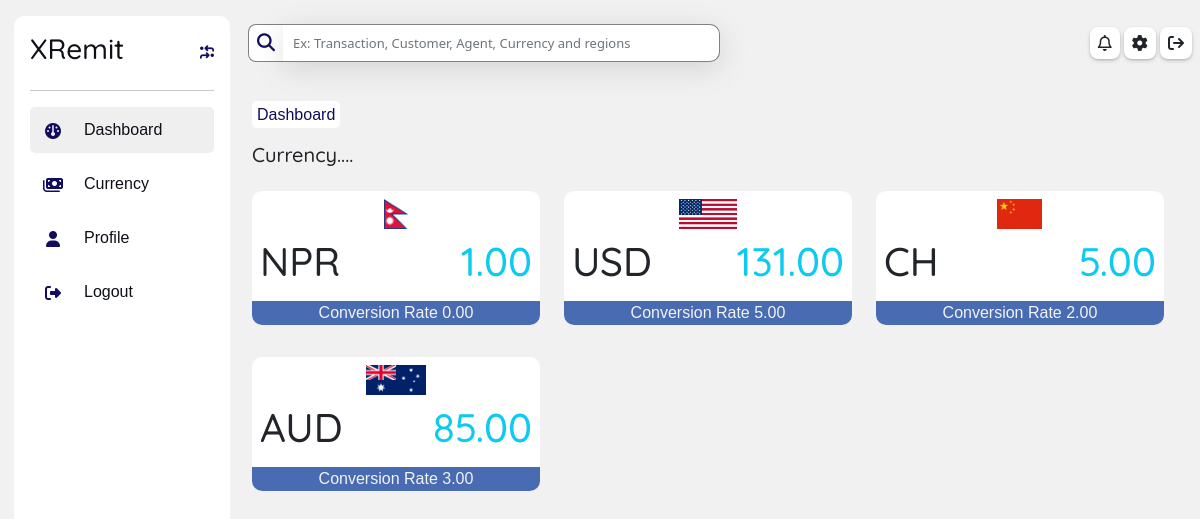
The app's page /agent/dashboard, older data.
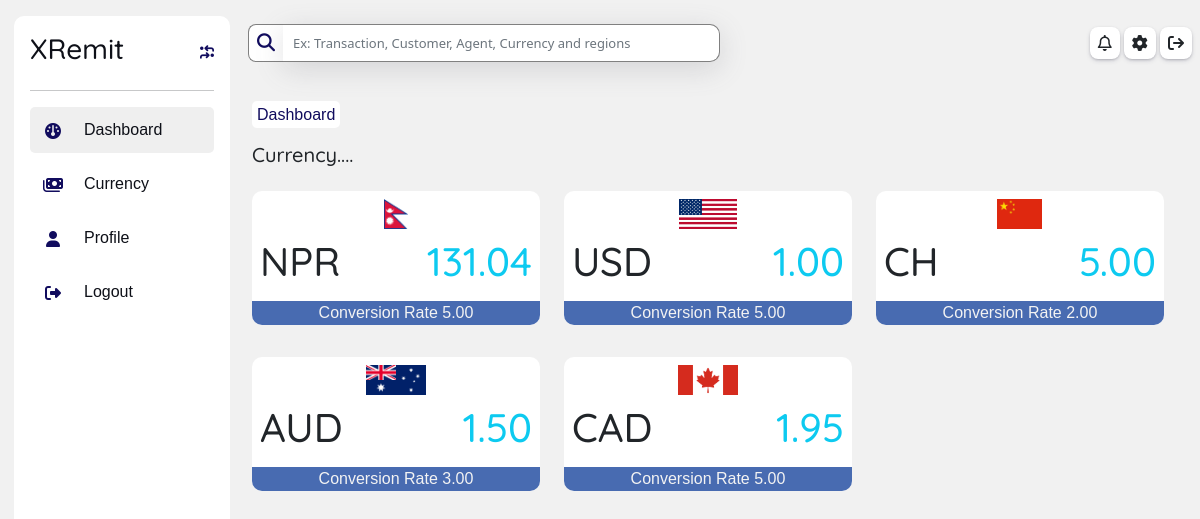
The same page, newer data.
### homepage/models.py (models this page shows, shortened)
class Currency(models.Model):
    country = models.OneToOneField(Country, related_name='currency_country', on_delete=models.CASCADE)
    currecy_rate = models.DecimalField(max_digits=10, decimal_places=2, default=0)
    conversion_rate = models.DecimalField(max_digits=10, decimal_places=2, default=0)
    commision_rate = models.DecimalField(max_digits=10, decimal_places=2, default=0)
    currecy_sign = models.CharField(max_length=200)
    created_at = models.DateTimeField(auto_now_add= True)
    updated_at = models.DateTimeField(auto_now=True)

class Country(models.Model):
    name = models.CharField(max_length=200)
    flag_img = models.ImageField(upload_to ="flag/", null = True, blank = True)
    created_at = models.DateTimeField(auto_now_add= True)
    updated_at = models.DateTimeField(auto_now=True)

### agent/views.py (the view)
# urls.py: path('dashboard', views.dashboard, name="dashboard"),
def dashboard(request):
    dist = {
        'currency':Currency.objects.all()
    }
    return render(request, "agent/dashboard.html", dist)

### template/agent/dashboard.html (shortened to what this page needs)
{% extends 'base.html' %}
{% load static %}
{% block content %}
<div class="p-0 m-0 ">
    <div class="p-3 side-bar pb-5 hidePhone" >
        <div class="d-flex justify-content-between">
            <h3 class="text-primary text-center text-capitalize" id="text-head">
              xRemit
            </h3>
            <p class="my-auto shortcut text-center" onclick="makesmall();">
              <i class=" ps-3 fa-solid fa-arrows-turn-to-dots"></i>
            </p>
        </div>
        <hr>
        {%url 'agent:dashboard' as dashboardaa%}
        <a href="{{dashboardaa}}">
            <div class="mt-3 p-2
            {% if request.path == dashboardaa %}
              activedb
            {% endif %}
            side-item" onclick="showLoader()">
            <div class="text-center activedbs">
              <i class="fa fa-dashboard mt-2"></i>
            </div>
            <span class="ms-3 my-auto text-primary text-bold sidebar-link sidebar-link">
              Dashboard
            </span>
            </div>
          </a>
          {%url 'agent:currency' as currencyaa%}
          <a href="{{currencyaa}}">
            <div class="mt-2 p-2   side-item" onclick="showLoader()">
                <div class="text-center">
                  <i class="fa fa-money-bills mt-2"></i>
                </div>
                <span class="ms-3 my-auto text-primary text-bold sidebar-link">
                  Currency
                </span>
              </div>
          </a>
          {%url 'agent:profile' as profileaa%}
          <a href="{{profileaa}}">
              <div class="mt-2 p-2 side-item " onclick="showLoader()">
                <div class="text-center">
                  <i class="fa fa-user mt-2"></i>
                </div>
                <span class="ms-3 my-auto text-primary text-bold sidebar-link">
                  Profile
                </span>
              </div>
          </a>
          <a href="{%url 'homepage:logout'%}">
            <div class="mt-2 p-2 side-item" onclick="showLoader()">
              <div class="text-center">
                <i class="fa fa-sign-out-alt mt-2"></i>
              </div>
              <span class="ms-3 my-auto text-primary text-bold sidebar-link">
                Logout
              </span>
            </div>
          </a>
    </div>
    <div class="whole-content pb-5 mb-5">
      <div class=" d-flex justify-content-between mt-3 p-2">
        <div class="login-flex d-flex my-auto" style="width: 50%;">
         <i class="fa fa-magnifying-glass my-auto p-2"></i>
         <input type="text" name="email" class="form-control" id="searchBtn"  placeholder="Ex: Transaction, Customer, Agent, Currency and regions" required id="">
        </div>
        <div class="my-auto">
          <i class="far fa-bell p-2 menu-icon"></i>
           <i class="fa fa-cog p-2 menu-icon"></i>
           <a href="{%url 'homepage:logout'%}">
              <i class="fa fa-sign-out p-2 menu-icon"></i>
           </a>
        </div>
      </div>
      {% block inside %}
        <div class="row m-0 mt-3">
          <div class="mt-3 m-0">
            <span class="breadcum">
              Dashboard
            </span>
          </div>
          <div class="row mt-3">
            <h5>Currency....</h5>
            {% for i in currency  %}
            <div class="col-lg-4 col-12 mt-3">
                <div class="currency-box my-auto text-center">
                  <div class="p-2">
                    {% if i.country.flag_img %}
                    <img src="{{i.country.flag_img.url}}" alt="" height="30px;" width="auto">
                    {% endif %}
                    <div class="d-flex mt-2 justify-content-between">
                      <h1 class="text-dark">{{i.currecy_sign}}</h1>
                      <h1 class="text-info">
                        {{i.currecy_rate}}
                      </h1>
                    </div>
                  </div>
                  <div class="currencyBelow">
                    <p>Conversion Rate {{i.conversion_rate}}</p>
                  </div>
                </div>
            </div>
            {% endfor %}
          </div>
        </div>
      {% endblock inside %}
    </div>
</div>
{% endblock content %}

### template/base.html (shortened to what this page needs)
<!DOCTYPE html>
{% load static %}
<html lang="en" data-bs-theme="dark">
<head>
    {% load pwa %}
    <link rel="stylesheet" href="{%static 'css/design.sass'%}">
    <link rel="stylesheet" href="{%static 'css/animate.css'%}">
    <link href="https://cdn.jsdelivr.net/npm/bootstrap@5.2.3/dist/css/bootstrap.min.css" rel="stylesheet">
    <link rel="stylesheet" href="{%static 'css/style.css'%}">
    <link rel="stylesheet" href="https://cdnjs.cloudflare.com/ajax/libs/font-awesome/6.4.0/css/all.min.css" />
  </head>
<body>
    {% block content %}
    {% endblock content %}
</body>
</html>

### template/component/message.html (shortened to what this page needs)
{% load static %}

### static/css/style.css (style rules this page uses)
.text-primary { color: #0e1018!important; }
.shortcut { font-size: 14px; color: #110c5e; cursor: pointer; animation-name: bounce; }
.menu-icon { background-color: rgb(255, 255, 255); border-radius: 8px; box-shadow: rgba(50, 50, 93, 0.25) 0px 2px 5px -1px, rgba(0, 0, 0, 0.3) 0px 1px 3px -1px; }
.form-control { color: rgb(31, 3, 54); font-size: 13px; border: none; border-left:2px solid rgb(31, 3, 54); height: 38px; background-color: white; box-shadow: rgba(100, 100, 111, 0.2) 0px 7px 29px 0px; padding: 10px; border-radius: 0px; }
#searchBtn { border-radius: 0px; border: none; border-right: 1px solid grey; border-top: 1px solid grey; border-bottom: 1px solid grey; border-top-right-radius: 10px; border-bottom-right-radius: 10px; }
small, span, p { font-family: 'Alegreya Sans SC', sans-serif; }
h1, h2, h3, h4, h5, h6 { font-family: 'Quicksand', sans-serif; }
body { background-color: #f1f1f1; }
a { text-decoration: none; color: inherit; }
.login-flex i { background-color: white; font-size: 18px; height: 38px; border-left: 1px solid grey; border-top: 1px solid grey; border-bottom: 1px solid grey; color: #110c5e; border-top-left-radius: 8px; border-bottom-left-radius: 8px; box-shadow: rgb(rgb(1rgb(169, 169, 169)84, 184), rgb(141rgb(92, 92, 92)1, 141), #1e1780); }
.whole-content { width: 80%; float: right; }
.side-bar { background-color: white; height: 100vh; margin-left: 14px; width: 18%; top: 16px; position: fixed; bottom: 0; border-radius: 10px; overflow-y: scroll; }
.activedb { background-color: rgb(239 239 239); color: rgb(255, 255, 255); border-radius: 5px; }
.breadcum { padding: 5px; font-weight:300; background-color: rgb(255, 255, 255); color: #110c5e; border-radius: 5px; box-shadow: rgba(50, 50, 93, 0.25) 0px 50px 100px -20px, rgba(0, 0, 0, 0.3) 0px 30px 60px -30px; }
.side-item { cursor: pointer; display: flex; }
.side-item span { font-weight: lighter; }
.currency-box { background-color:#ffffff; cursor: pointer; border-radius: 10px; }
.currencyBelow { background-color: #486bb1; color: #f3f3f3; border-bottom-left-radius:10px; border-bottom-right-radius:10px; }
.side-item div { width: 30px; height: 30px; border-radius: 10px; }
.side-item i { color:#110c5e; }

Row changes from the older to the newer data that the page shows:
changed Currency "NPR": currecy_rate "1.00" → "131.04"; conversion_rate "0.00" → "5.00"
changed Currency "USD": currecy_rate "131.00" → "1.00"
changed Currency "AUD": currecy_rate "85.00" → "1.50"
added Currency: country.flag_img (picture), currecy_sign "CAD", currecy_rate "1.95", conversion_rate "5.00"
